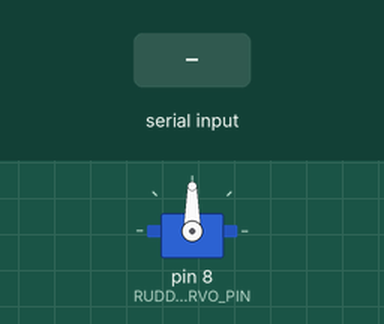
Recording of a sketch running on a simulated Arduino Uno, built with avr-gcc and run on an emulated ATmega328P. Shown: servo. Inputs (shaded band) come from the test bench. What the sketch prints to the serial monitor is not drawn.

Above: at 1.2 s.
1.3 s: "90,45\n" received over Serial
At 1.9 s:
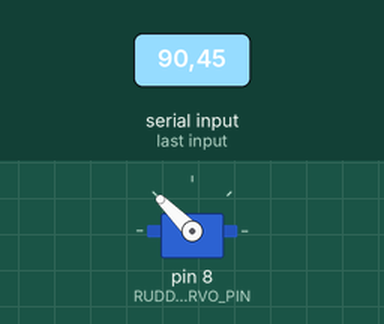
3.8 s: "30,150\n" received over Serial
At 4.6 s:
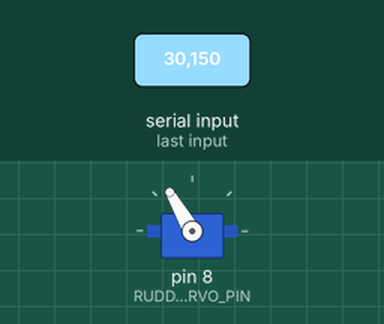
Timing chart, 0 to 6.8 s (numbered marks = the images above; inputs shaded):
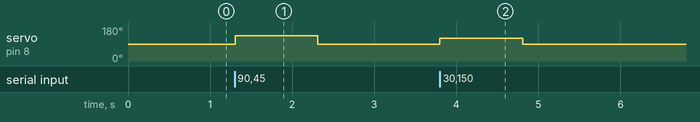

The sketch:

RudderServoTest.ino
```cpp
/* RudderServoTest rev 7/30/2017
   © 2014-2017 RoboSail
   Test the various rudder positions available by driving the
   rudder servo to positons entered by the user.
   The user types in the desired angle through the Serial Monitor.
   -50 means the rudder is fully to port, and +50 means the rudder
   is fully to starboard.
   Note that the Rudder Servo actual center postion is 90, so
   the user's desired angles must be mapped in the code to these values.

   The Rudder servo is controlled on digital pin 8
   */

#include <Servo.h>
#define RUDDER_SERVO_PIN 8  // declare pin for rudder servo
Servo rudderServo;  // define servo

// variable to store the servo position
int position = 0;

void setup() {
  // Sets up communication with the serial monitor
  Serial.begin(115200);
  rudderServo.attach(RUDDER_SERVO_PIN);
}

void loop() {
  Serial.print("Enter desired rudder angle (-50 to 50): ");
  while (Serial.available() == 0)
  {}
  position = Serial.parseInt();   // convert input to integer
  Serial.println(position);      // print what was entered


  // drive servo to position in variable 'position'
  //call function to do error checking and send command to servo
  driveRudderServo(position);

  // convert from rudder angle to servo angle
  position = map(position, -90, 90, 0, 180);

  // print out what was calculated
  Serial.print("Command sent to Servo: ");
  Serial.println(position);
  Serial.println();
}
```

functions.ino
```cpp
void driveRudderServo(int rudderPos)
{
  if ((rudderPos >= -50) && (rudderPos <= 50))
  {
    rudderPos = map(rudderPos, -90, 90, 0, 180);
    rudderServo.write(rudderPos);
  }
  else
    {
    Serial.print("ERROR - rudder position out of range: ");
    Serial.println(rudderPos);
    }
}
```

Measured:
- after the input at 1.3 s, servo on pin 8 (RUDDER_SERVO_PIN): 90° → 135° at once, → 90° 1.0 s later
- after the input at 3.8 s, servo on pin 8 (RUDDER_SERVO_PIN): 90° → 120° at once, → 90° 1.0 s later
